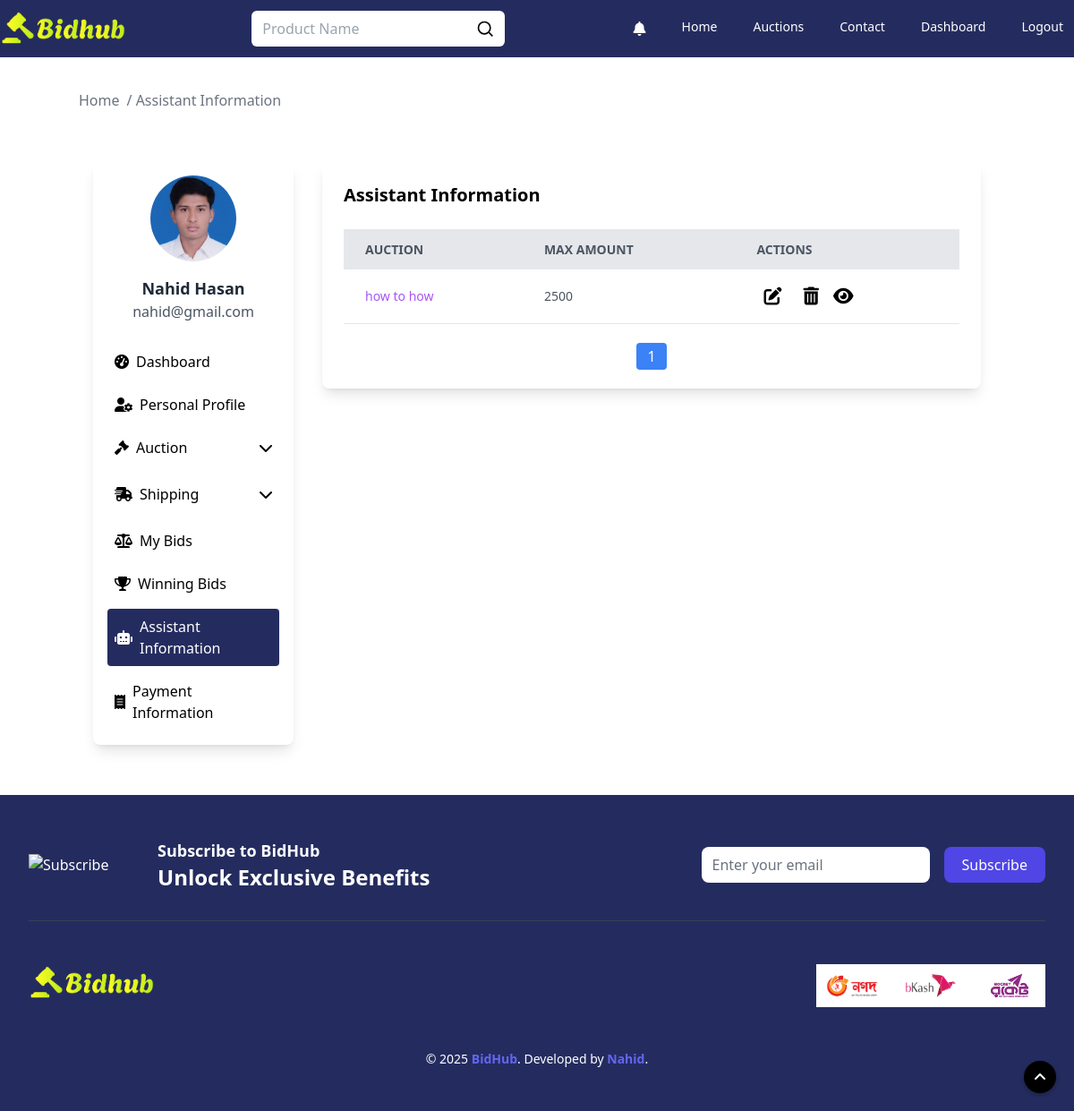
Screenshot of /auction/assistant_info (signed in) with the database file from the repository.
### auctions/models.py (models this page shows, shortened)
class User(AbstractUser):
    profile_picture = models.ImageField(upload_to='profile_pictures', null=True, blank=True)
    email = models.EmailField(_('email address'), unique=True)
    province = models.CharField(max_length=100, blank=True)
    city = models.CharField(max_length=100, blank=True)
    zone = models.CharField(max_length=100, blank=True)
    address = models.TextField(null=True, blank=True)
    zip_code = models.CharField(max_length=20, blank=True)
    phone = models.CharField(max_length=15, blank=True)
    objects = CustomUserManager()
    USERNAME_FIELD = 'username'
    EMAIL_FIELD = 'email'
    REQUIRED_FIELDS = ['email']

class AuctionList(models.Model):
    user = models.ForeignKey(User, on_delete=models.CASCADE, null=True)
    title = models.CharField(max_length=2000)
    desc = tinymce_models.HTMLField()
    starting_bid = models.IntegerField()
    buy_now_price = models.IntegerField(default=0)
    bid_watch_list = models.IntegerField(default=0)
    expire_date = models.DateTimeField(blank=False, null=True)
    categories = models.ManyToManyField('Category', through='AuctionCategory')
    active_bool = models.BooleanField(default=True)
    def __str__(self):
        return f"{self.title}"

### assistant/models.py (models this page shows, shortened)
class BidAssistant(models.Model):
    user = models.ForeignKey(User, on_delete=models.CASCADE)
    auction = models.ForeignKey(AuctionList, on_delete=models.CASCADE, related_name='bid_assistants')
    max_bid = models.IntegerField()
    last_bid_time = models.DateTimeField(default=timezone.now)

### assistant/views.py (the view)
# urls.py: path("auction/assistant_info", views.assistant_info, name="assistant_info"),
@login_required(login_url='login')
def assistant_info(request):
    user = request.user
    profile_picture_url = None
    if hasattr(user, 'profile_picture') and user.profile_picture:
        profile_picture_url = request.build_absolute_uri(user.profile_picture.url)
    set_bids = BidAssistant.objects.filter(user=user)
    paginator = Paginator(set_bids, 5)
    page_number = request.GET.get("page")
    page_obj = paginator.get_page(page_number)
    return render(request, "assistant_information.html", {
        'email': user.email,
        'name': f"{user.first_name} {user.last_name}",
        'profile_picture': profile_picture_url,
        'bids': page_obj,
        'total': paginator.count
    })

### auctions/templates/assistant_information.html (shortened to what this page needs)
{% extends "layout.html" %}
{% load static %}
{% block body %}
    <div class="max-w-[1280px] w-full m-auto">
        <div class="pt-[100px]">
            <div class="container mx-auto">
                <ul class="flex space-x-2 text-gray-500">
                    <li><a href="/" class="hover:text-blue-500">Home</a></li>
                    <li><span> / Assistant Information</span></li>
                </ul>
            </div>
        </div>
        <section class="my-10">
            <div class="container mx-auto">
                <div class="flex flex-wrap justify-center">
                    {% include "sidebar.html" %}
                    <div class="w-full sm:w-2/3 lg:w-3/4 p-4">
                        <div class="bg-white shadow-lg rounded-lg p-6 mb-10">
                            <h5 class="text-xl font-semibold mb-6">Assistant Information</h5>
                            <div class="w-full overflow-x-auto">
                                <table class="min-w-full bg-white">
                                    <thead>
                                    <tr class="w-full bg-gray-200 text-gray-600 uppercase text-sm leading-normal">
                                        <th class="py-3 px-6 text-left">Auction</th>
                                        <th class="py-3 px-6 text-left">Max Amount</th>
                                        <th class="py-3 px-6 text-left">Actions</th>
                                    </tr>
                                    </thead>
                                    <tbody class="text-gray-600 text-sm font-light">
                                    {% for bid in bids %}
                                        <tr class="border-b border-gray-200 hover:bg-gray-100">
                                            <td class="py-3 px-6">
                                                <a class="line-clamp-2 text-purple-500"
                                                   href="{% url 'auctionDetails' bid.auction.id %}">{{ bid.auction }}</a>
                                            </td>
                                            <td class="py-3 px-6">{{ bid.max_bid }}</td>
                                            <td class="py-3 px-6 flex gap-2">
                                                <button class="text-white text-xs py-1 px-2 rounded hover:bg-yellow-600"
                                                        data-bs-toggle="modal" data-bs-target="#editModal"
                                                        onclick="setEditBid({{ bid.id }}, '{{ bid.max_bid }}', '{{ bid.auction.id }}')">
                                                    <i class="text-black text-xl fa-solid fa-pen-to-square"></i>
                                                </button>
                                                <button class="text-white text-xs py-1 px-2 rounded hover:bg-red-600"
                                                        data-bs-toggle="modal" data-bs-target="#deleteModal"
                                                        onclick="setDeleteBid({{ bid.id }}, '{{ bid.auction.id }}')">
                                                    <i class="text-black text-xl fa-solid fa-trash-can"></i>
                                                </button>
                                                <button class="toggle-button" data-bs-toggle="modal"
                                                        data-bs-target="#toggleDetailsModal"
                                                        onclick="loadToggleDetails('{{ bid.auction.id }}')">
                                                    <i class="text-black text-xl fa-solid fa-eye"></i>
                                                </button>
                                            </td>
                                        </tr>
                                    {% empty %}
                                        <tr>
                                            <td colspan="5" class="text-center py-3">No Assistant information
                                                available.
                                            </td>
                                        </tr>
                                    {% endfor %}
                                    </tbody>
                                </table>
                            </div>
                            <div class="mt-6 flex justify-center">
                                <ul class="flex space-x-2">
                                    {% for num in bids.paginator.page_range %}
                                        {% if num == 1 or num == bids.paginator.num_pages %}
                                            <li>
                                                <a href="?page={{ num }}"
                                                   class="{% if num == bids.number %} bg-blue-500 text-white {% else %} bg-gray-200 text-gray-700 {% endif %} px-3 py-1 rounded">
                                                    {{ num }}
                                                </a>
                                            </li>
                                        {% elif num == bids.number|add:"-2" or num == bids.number|add:"2" %}
                                            <li>
                                                <span class="px-3 py-1">...</span>
                                            </li>
                                        {% endif %}
                                    {% endfor %}
                                </ul>
                            </div>
                        </div>
                    </div>
                </div>
            </div>
        </section>
    </div>
{% endblock %}

### auctions/templates/sidebar.html (shortened to what this page needs)
{% load static %}
{% block body %}
    {% url 'userProfile' as user_profile_url %}
    {% url 'userDashboard' as user_dashboard_url %}
    {% url 'myAuction' as my_auction_url %}
    {% url 'userBids' as user_bids_url %}
    {% url 'userWinBids' as user_win_bids_url %}
    {% url 'paymentInformation' as payment_info_url %}
    {% url 'create' as create_auction_url %}
    {% url 'assistant_info' as assistant_info %}
    {% url 'shipping_to' as shipping_to %}
    {% url 'shipping_from' as shipping_from %}
    <div class="w-full sm:w-1/3 lg:w-1/4 p-4">
        <div class="bg-white shadow-lg rounded-lg p-4 sticky top-20">
            <div class="flex flex-col items-center">
                <div class="relative w-24 h-24 rounded-full overflow-hidden">
                    <form id="profile-pic-form" method="post" enctype="multipart/form-data">
                        <img id="profile-pic-preview" class="object-cover w-[100px] h-[100px]"
                             src="{% if profile_picture %}{{ profile_picture }}{% else %}{% static 'images/men.png' %}{% endif %}"
                             alt="{{ username }}">
                    </form>
                </div>
                <h5 class="mt-4 text-lg font-semibold text-gray-800">
                    {% if name %}{{ name }}{% else %}None{% endif %}
                </h5>
                <span class="text-gray-600">{{ user.email }}</span>
            </div>
            <ul class="mt-6 space-y-2">
                <li>
                    <a href="{{ user_dashboard_url }}"
                       class="flex items-center p-2 rounded w-full {% if request.path == user_dashboard_url %}bg-[#242c5f] text-white{% else %}text-black hover:bg-[#242c5f] hover:text-white{% endif %}">
                        <i class="fas fa-tachometer-alt mr-2"></i> Dashboard
                    </a>
                </li>
                <li>
                    <a href="{{ user_profile_url }}"
                       class="flex items-center p-2 rounded w-full {% if request.path == user_profile_url %}bg-[#242c5f] text-white{% else %}text-black hover:bg-[#242c5f] hover:text-white{% endif %}">
                        <i class="fas fa-user-cog mr-2"></i> Personal Profile
                    </a>
                </li>
                <li class="w-full">
                    <button onclick="toggleMenu('auction-menu', 'chevron-icon')"
                            class="flex items-center justify-between p-2 rounded w-full text-black hover:bg-[#242c5f] hover:text-white transition-colors"
                            data-url="{{ create_auction_url }}">
                        <span class="flex items-center">
                            <i class="fas fa-gavel mr-2"></i> Auction
                        </span>
                        <i id="chevron-icon" class="fas fa-chevron-down transition-transform duration-300"></i>
                    </button>
                </li>
                <li class="w-full">
                    <button onclick="toggleMenu('shipping-menu', 'shipping-chevron')"
                            class="flex items-center justify-between p-2 rounded w-full text-black hover:bg-[#242c5f] hover:text-white transition-colors"
                            data-url="{{ shipping_from }}">
                        <span class="flex items-center">
                            <i class="fa-solid fa-truck-fast mr-2"></i> Shipping
                        </span>
                        <i id="chevron-icon" class="fas fa-chevron-down transition-transform duration-300"></i>
                    </button>
                </li>
                <li>
                    <a href="{{ user_bids_url }}"
                       class="flex items-center p-2 rounded w-full {% if request.path == user_bids_url %}bg-[#242c5f] text-white{% else %}text-black hover:bg-[#242c5f] hover:text-white{% endif %}">
                        <i class="fas fa-balance-scale mr-2"></i> My Bids
                    </a>
                </li>
                <li>
                    <a href="{{ user_win_bids_url }}"
                       class="flex items-center p-2 rounded w-full {% if request.path == user_win_bids_url %}bg-[#242c5f] text-white{% else %}text-black hover:bg-[#242c5f] hover:text-white{% endif %}">
                        <i class="fas fa-trophy mr-2"></i> Winning Bids
                    </a>
                </li>
                <li>
                    <a href="{{ assistant_info }}"
                       class="flex items-center p-2 rounded w-full {% if request.path == assistant_info %}bg-[#242c5f] text-white{% else %}text-black hover:bg-[#242c5f] hover:text-white{% endif %}">
                        <i class="fa-solid fa-robot mr-2"></i> Assistant Information
                    </a>
                </li>
                <li>
                    <a href="{{ payment_info_url }}"
                       class="flex items-center p-2 rounded w-full {% if request.path == payment_info_url %}bg-[#242c5f] text-white{% else %}text-black hover:bg-[#242c5f] hover:text-white{% endif %}">
                        <i class="fas fa-receipt mr-2"></i> Payment Information
                    </a>
                </li>
            </ul>
        </div>
    </div>
{% endblock %}

### rows the page displays
User: email "nahid@gmail.com"
BidAssistant: auction "how to how", max_bid "2500"

### other values shown
{{ name }} "Nahid Hasan"
{{ num }} "1"
